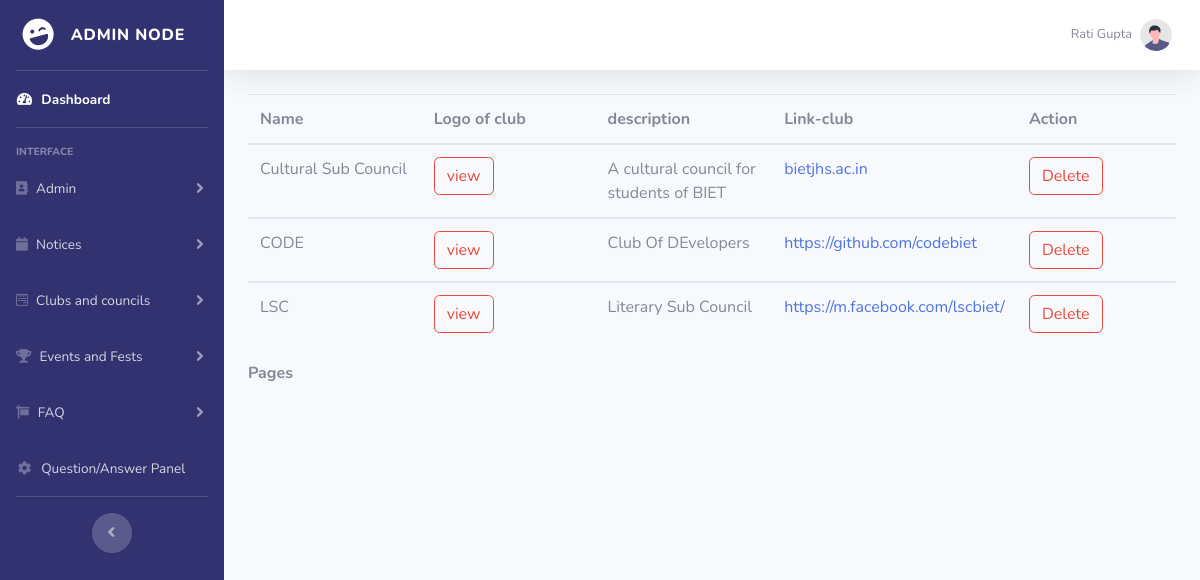
The app's page /view_clubs.php (signed in) with its own data.
### tables this page shows
CREATE TABLE `club` (
  `club_id` int(11) NOT NULL,
  `club_name` varchar(255) NOT NULL,
  `club_logo` mediumblob NOT NULL,
  `club_info` varchar(255) NOT NULL,
  `club_link` varchar(255) NOT NULL
);

### view_clubs.php (the view, shortened to what this page needs)
<!DOCTYPE html>
<html lang="en">
<head>
    <link href="vendor/fontawesome-free/css/all.min.css" rel="stylesheet" type="text/css">
    <link href="css/sb-admin-2.min.css" rel="stylesheet">
</head>
<body id="page-top">
    <div id="wrapper">
        <?php
            include 'include/sidebar.php'
        ?>
        <div id="content-wrapper" class="d-flex flex-column">
            <div id="content">
                <?php
                    include 'include/topbar.php'
                ?>
                <div class="container-fluid">
    <?php
include 'conn.php';
if (isset($_GET["page"])) { $page = $_GET["page"]; } else { $page=1; };
$start_from = ($page-1) * 20;
$sql = "select * from club ORDER BY club_id DESC LIMIT $start_from, 20";
$rs_result = mysqli_query ($con,$sql);
?>
       <table class="table">
<thead>
                 <tr>
<th width="20%">Name</th>
<th width="20%">Logo of club</th>
<th width="20%">description</th>
<th width="20%">Link-club</th>
<th colspan=2 width="18%">Action</th>
                 </tr>
             </thead>
<?php
while ($row = mysqli_fetch_assoc($rs_result)) {
?>
<tbody>
                 <tr>
                     <td> <?php echo $row["club_name"]; ?> </td>
                     <td><a class="btn btn-outline-danger" href='club_logo/<?php echo $row["club_logo"];?>'>view</a>
                     <td> <?php echo $row["club_info"]; ?> </td>
                     <td> <a href='<?php echo $row["club_link"]; ?>' target="_blank"><?php echo $row["club_link"]; ?></td>
                    <td><a class="btn btn-outline-danger" href='clubdelete.php?key1=<?php echo $row["club_id"]; ?>'>Delete</a>
                    </td>
                 </tr>
</tbody>
<?php
};
?>
</table>
<strong>Pages  </strong>
                </div>
            </div>
        </div>
    </div>
</body>
</html>

### records on screen
club: club_name "Cultural Sub Council", club_info "A cultural council for students of BIET", club_link "bietjhs.ac.in"
club: club_name "CODE", club_info "Club Of DEvelopers", club_link "https://github.com/codebiet"
club: club_name "LSC", club_info "Literary Sub Council", club_link "https://m.facebook.com/lscbiet/"

### other values on screen
$_SESSION['username'] "Rati Gupta"
